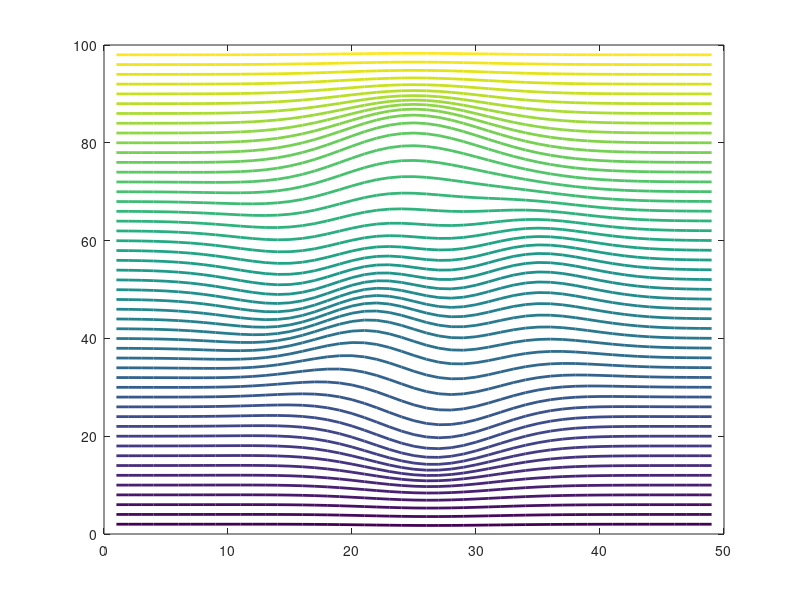

Source code (MATLAB): (Note: this script raises an error after producing the figure.)
% joy_division_ish_plot_example
% Ryan H
fig=figure;
x=peaks(49);
colors=colormap(viridis(length(x)));
for i=1:length(x)
plot(1:length(x),x(i,:)'+i*2,'LineWidth',2,'Color',colors(i,:))
hold on
end
darkBackground(fig,[0.2 0.2 0.2],[0.7 0.7 0.7])
box off
axis off

export_fig('C:\Users\ryanh\Dropbox\yourfigure2.pdf');

